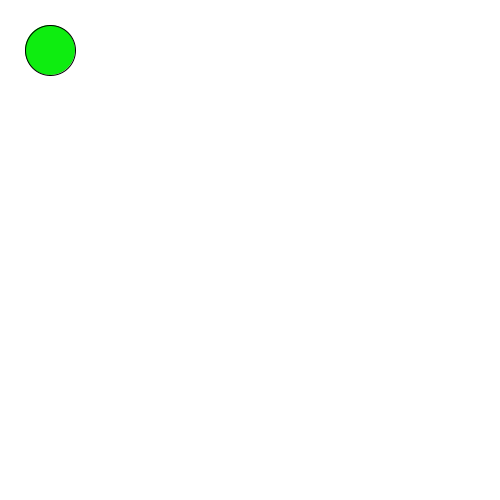
Frame 1 (no input)
Frame 60 (the mouse pressed at the canvas centre just before this capture): identical to frame 1, image omitted
Frame 120 (the mouse held since frame 60 and released just before this capture): identical to frame 1, image omitted

The Processing sketch that drew this single still picture (run headless with seeded random() and noise(); from frame 60 on, the mouse is pressed at the canvas centre):

// Processing sketch: slippery_dot
// ── slippery_dot.pde
 // 1. Create three integer variables to represent the x, y, and the size of the ellipse
       int x=50, y=50,size=50;
    void setup() {
      // 2. Set the size of your sketch
          size(500,500);
    }
    
    void draw() {
      // 3. Set the background color of your sketch
     background(255,255,255);
      // 4. Draw an ellipse. Make sure it fits in the window.
      fill(14,237,16);
      ellipse(x,y,size,size);
      // Use the variables created at the top of the sketch, 
      // for the location and size of your ellipse
    
    }
    
    void mousePressed() {
      //5. Create an integer variable called distance
    int distance=getDistance(x,y,mouseX,mouseY);
       if(distance<size/2){
         x = (int) random(width);
         y=(int) random(width);       }
       
      //6. Set the value of the distance variable to the value returned by the getDistance method
      //   Pass the mouse's x and y (mouseX and mouseY) and the x and y of your ellipse to the method.
        
          
      //7.  Use an if statement to check if the distance variable is < the radius of the ellipse
      //    If it is, set a new x and y for the ellipse, using a random location on the window
      //    Hint: Use the Processing random() function
       
      
    }
    
    int getDistance(int x1, int y1, int x2, int y2) {
      return (int)Math.sqrt(Math.pow((x1-x2),2) + Math.pow((y1-y2),2));
    }
